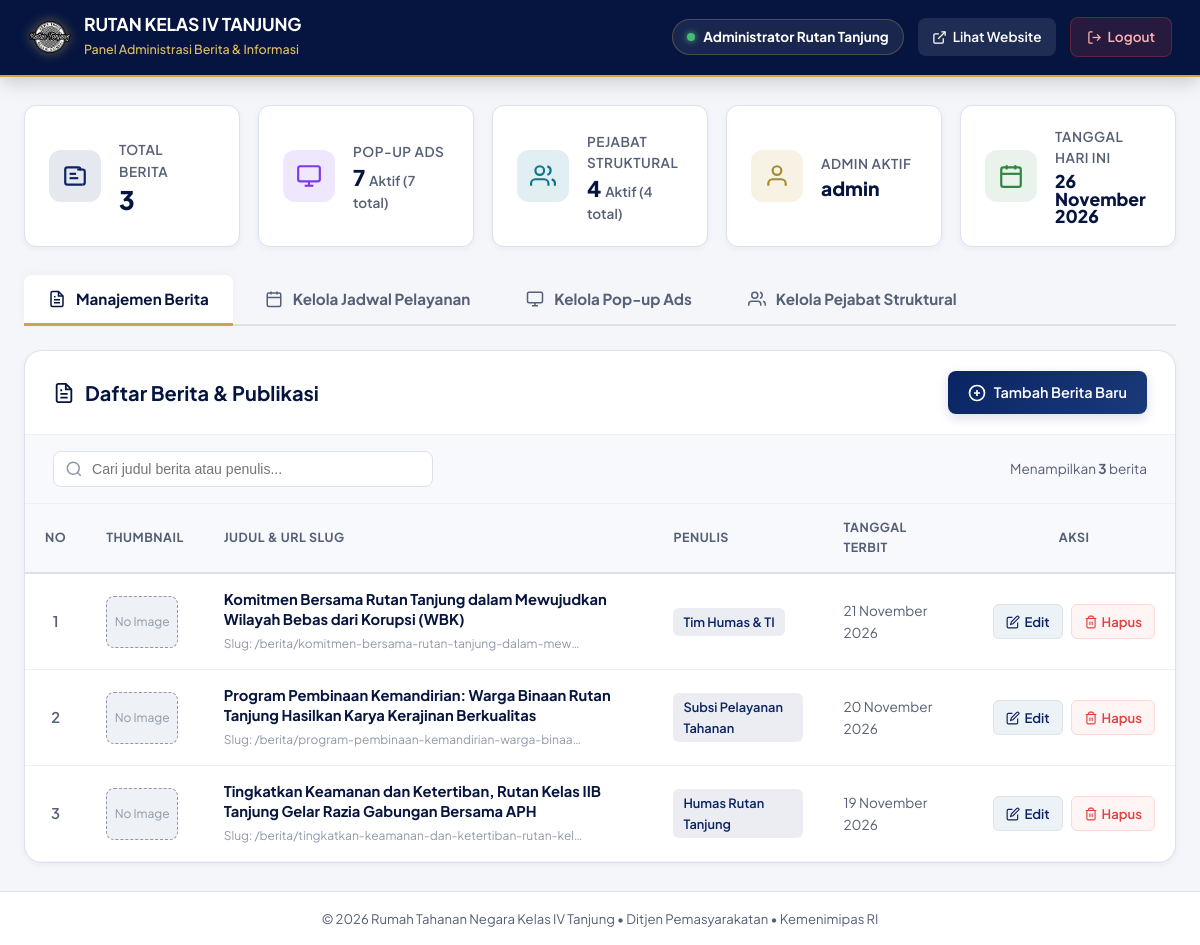
Page /admin/ (signed in) on the earlier database version.
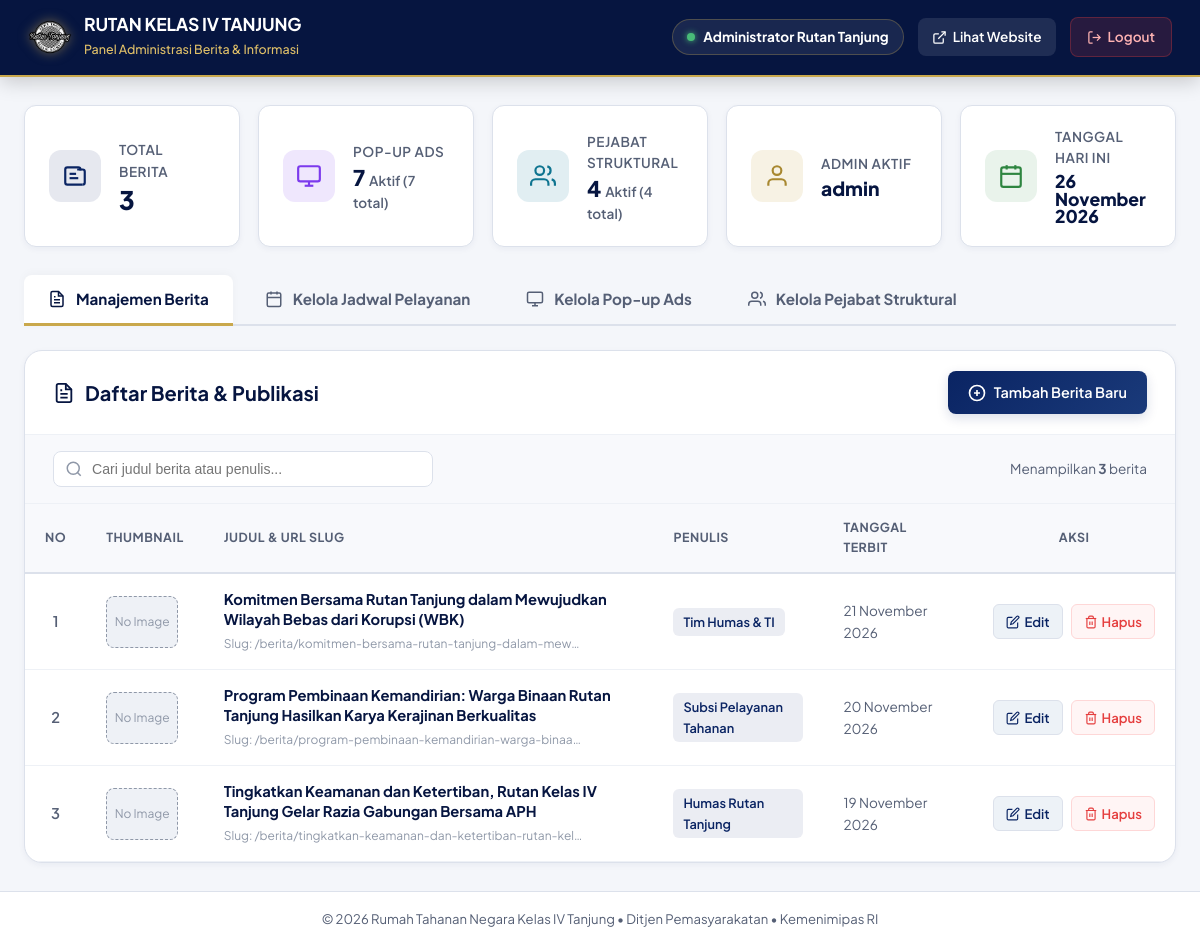
Same page on the later database version.
### tables this page shows
CREATE TABLE IF NOT EXISTS `berita` (
  `id` INT AUTO_INCREMENT PRIMARY KEY,
  `judul` VARCHAR(255) NOT NULL,
  `slug` VARCHAR(255) NOT NULL,
  `isi` TEXT NOT NULL,
  `gambar` VARCHAR(255) DEFAULT NULL,
  `penulis` VARCHAR(100) NOT NULL,
  `tanggal_dibuat` DATETIME DEFAULT CURRENT_TIMESTAMP
);

### koneksi.php (called while the page is built, shortened)
<?php
if (!function_exists('format_tanggal_indo')) {
    function format_tanggal_indo($datetime) {
        $timestamp = strtotime($datetime);
        $bulan = [
            1 => 'Januari', 'Februari', 'Maret', 'April', 'Mei', 'Juni',
            'Juli', 'Agustus', 'September', 'Oktober', 'November', 'Desember'
        ];
        $tgl = date('d', $timestamp);
        $bln = $bulan[(int)date('m', $timestamp)];
        $thn = date('Y', $timestamp);
        return "$tgl $bln $thn";
    }
}
?>

### admin/index.php (the view, shortened to what the changed rows need)
<?php
require_once __DIR__ . '/../koneksi.php';
$upload_dir = __DIR__ . '/../uploads/berita/';
$action = $_GET['action'] ?? 'list';
$data_edit = null;
$tab = $_GET['tab'] ?? 'berita';
$conn->query("CREATE TABLE IF NOT EXISTS `pejabat_struktural` (
  `id` INT AUTO_INCREMENT PRIMARY KEY,
  `nama` VARCHAR(150) NOT NULL,
  `jabatan` VARCHAR(150) NOT NULL,
  `deskripsi` TEXT DEFAULT NULL,
  `foto` VARCHAR(255) DEFAULT NULL,
  `is_kepala` TINYINT(1) DEFAULT 0,
  `is_aktif` TINYINT(1) DEFAULT 1,
  `urutan` INT DEFAULT 1,
  `dibuat_pada` DATETIME DEFAULT CURRENT_TIMESTAMP,
  `diperbarui_pada` DATETIME DEFAULT CURRENT_TIMESTAMP ON UPDATE CURRENT_TIMESTAMP
) ENGINE=InnoDB DEFAULT CHARSET=utf8mb4 COLLATE=utf8mb4_unicode_ci");
?>
<!DOCTYPE html>
<html lang="id">
<head>
</head>
<body>
  <header class="admin-navbar">
    <div class="admin-nav-container">
      <a href="index.php" class="admin-brand">
        <div class="admin-brand-text">
          <h1>RUTAN KELAS IV TANJUNG</h1>
        </div>
      </a>
    </div>
  </header>
  <main class="admin-main">
    <?php if ($tab === 'berita'): ?>
    <?php if ($action === 'tambah'): ?>
      <div class="content-box">
        <div class="content-box-header">
          <div class="content-box-title">
            <svg width="22" height="22" viewBox="0 0 24 24" fill="none" stroke="currentColor" stroke-width="2">
              <path d="M12 5v14M5 12h14"></path>
            </svg>
            Tambah Berita Baru
          </div>
          <a href="index.php" class="btn-secondary">
            <svg width="16" height="16" viewBox="0 0 24 24" fill="none" stroke="currentColor" stroke-width="2">
              <line x1="19" y1="12" x2="5" y2="12"></line>
              <polyline points="12 19 5 12 12 5"></polyline>
            </svg>
            Kembali ke Daftar
          </a>
        </div>
        <form action="index.php" method="POST" enctype="multipart/form-data" class="form-container">
          <input type="hidden" name="proses_tambah" value="1">
          <div class="form-grid">
            <div>
              <div class="form-group">
                <label class="form-label" for="judul">Judul Berita <span class="req">*</span></label>
                <input type="text" id="judul" name="judul" class="form-input" placeholder="Masukkan judul berita yang menarik dan informatif..." required autofocus>
              </div>
              <div class="form-group">
                <label class="form-label" for="isi">Isi Berita <span class="req">*</span></label>
                <textarea id="isi" name="isi" class="form-textarea" placeholder="Tuliskan isi berita secara lengkap di sini. Gunakan baris baru antar paragraf..." required></textarea>
                <div class="form-help">Format teks mendukung paragraf terpisah secara otomatis saat ditampilkan ke pembaca.</div>
              </div>
            </div>
            <div>
              <div class="form-group">
                <label class="form-label" for="penulis">Nama Penulis / Tim Redaksi <span class="req">*</span></label>
                <input type="text" id="penulis" name="penulis" class="form-input" value="Humas Rutan Tanjung" required>
              </div>
              <div class="form-group">
                <label class="form-label">Gambar Thumbnail Berita</label>
                <div class="upload-box" id="dropArea">
                  <input type="file" id="gambarInput" name="gambar" accept=".jpg,.jpeg,.png,.webp" onchange="previewImage(this)">
                  <div id="uploadPlaceholder">
                    <svg width="36" height="36" viewBox="0 0 24 24" fill="none" stroke="currentColor" stroke-width="1.8" style="color:var(--gold);margin:0 auto 10px;">
                      <rect x="3" y="3" width="18" height="18" rx="2" ry="2"></rect>
                      <circle cx="8.5" cy="8.5" r="1.5"></circle>
                      <polyline points="21 15 16 10 5 21"></polyline>
                    </svg>
                    <p style="font-weight:600;font-size:0.9rem;margin-bottom:4px;">Klik untuk Memilih Gambar</p>
                    <p style="font-size:0.75rem;color:var(--gray-600);">JPG, JPEG, PNG, atau WEBP (Maks 20MB, otomatis dikompres &lt; 1MB)</p>
                  </div>
                  <div class="upload-preview-area" id="previewArea" style="display:none;">
                    <img id="imgPreview" src="" alt="Preview">
                    <p style="font-size:0.8rem;color:var(--primary);margin-top:8px;font-weight:600;">Klik untuk ganti file</p>
                  </div>
                </div>
              </div>
            </div>
          </div>
          <div class="form-actions-bar">
            <button type="submit" class="btn-primary">
              <svg width="18" height="18" viewBox="0 0 24 24" fill="none" stroke="currentColor" stroke-width="2">
                <path d="M19 21H5a2 2 0 0 1-2-2V5a2 2 0 0 1 2-2h11l5 5v11a2 2 0 0 1-2 2z"></path>
                <polyline points="17 21 17 13 7 13 7 21"></polyline>
                <polyline points="7 3 7 8 15 8"></polyline>
              </svg>
              Simpan &amp; Publikasikan Berita
            </button>
            <a href="index.php" class="btn-secondary">Batal</a>
          </div>
        </form>
      </div>
    <?php else: ?>
      <div class="content-box">
        <div class="table-responsive">
          <table class="table-news" id="newsTable">
            <thead>
              <tr>
                <th style="width: 50px; text-align: center;">No</th>
                <th style="width: 90px; text-align: center;">Thumbnail</th>
                <th>Judul &amp; URL Slug</th>
                <th style="width: 170px;">Penulis</th>
                <th style="width: 150px;">Tanggal Terbit</th>
                <th style="width: 160px; text-align: center;">Aksi</th>
              </tr>
            </thead>
            <tbody>
              <?php
              $sql = "SELECT * FROM berita ORDER BY tanggal_dibuat DESC, id DESC";
              $list_berita = $conn->query($sql);
              $no = 1;
              if ($list_berita && $list_berita->num_rows > 0):
                while ($row = $list_berita->fetch_assoc()):
              ?>
                <tr>
                  <td style="text-align: center; color: var(--gray-600); font-weight: 600;"><?= $no++ ?></td>
                  <td style="text-align: center;">
                    <?php if (!empty($row['gambar']) && file_exists($upload_dir . $row['gambar'])): ?>
                      <img src="../uploads/berita/<?= htmlspecialchars($row['gambar']) ?>" alt="Thumbnail" class="news-thumbnail" onclick="openImageModal(this.src)" title="Klik untuk memperbesar">
                    <?php else: ?>
                      <div class="news-no-img">No Image</div>
                    <?php endif; ?>
                  </td>
                  <td class="news-title-cell">
                    <a href="../detail-berita.php?id=<?= $row['id'] ?>" target="_blank" class="news-title-link" title="<?= htmlspecialchars($row['judul']) ?>">
                      <?= htmlspecialchars($row['judul']) ?>
                    </a>
                    <span class="news-slug-badge">Slug: /berita/<?= htmlspecialchars($row['slug']) ?></span>
                  </td>
                  <td>
                    <span class="badge-author"><?= htmlspecialchars($row['penulis']) ?></span>
                  </td>
                  <td style="font-size: 0.85rem; color: var(--gray-600);">
                    <?= format_tanggal_indo($row['tanggal_dibuat']) ?>
                  </td>
                  <td style="text-align: center;">
                    <div class="action-buttons" style="justify-content: center;">
                      <a href="index.php?action=edit&id=<?= $row['id'] ?>" class="btn-action-edit" title="Edit Berita">
                        <svg width="14" height="14" viewBox="0 0 24 24" fill="none" stroke="currentColor" stroke-width="2">
                          <path d="M11 4H4a2 2 0 0 0-2 2v14a2 2 0 0 0 2 2h14a2 2 0 0 0 2-2v-7"></path>
                          <path d="M18.5 2.5a2.121 2.121 0 0 1 3 3L12 15l-4 1 1-4 9.5-9.5z"></path>
                        </svg>
                        Edit
                      </a>
                      <a href="index.php?action=hapus&id=<?= $row['id'] ?>" class="btn-action-delete" title="Hapus Berita" onclick="return confirmDeleteNews('index.php?action=hapus&id=<?= $row['id'] ?>', '<?= htmlspecialchars(addslashes($row['judul'])) ?>', event);">
                        Hapus
                      </a>
                    </div>
                  </td>
                </tr>
              <?php
                endwhile;
              endif; ?>
            </tbody>
          </table>
        </div>
      </div>
    <?php endif; ?>
    <?php endif;  ?>
  </main>
</body>
</html>

Differences in the rows shown:
changed berita "Humas Rutan Tanjung": judul "Tingkatkan Keamanan dan Ketertiban, Rutan Kelas IIB Tanjung Gelar Razia Gabungan Bersama APH" → "Tingkatkan Keamanan dan Ketertiban, Rutan Kelas IV Tanjung Gelar Razia Gabungan Bersama APH"
